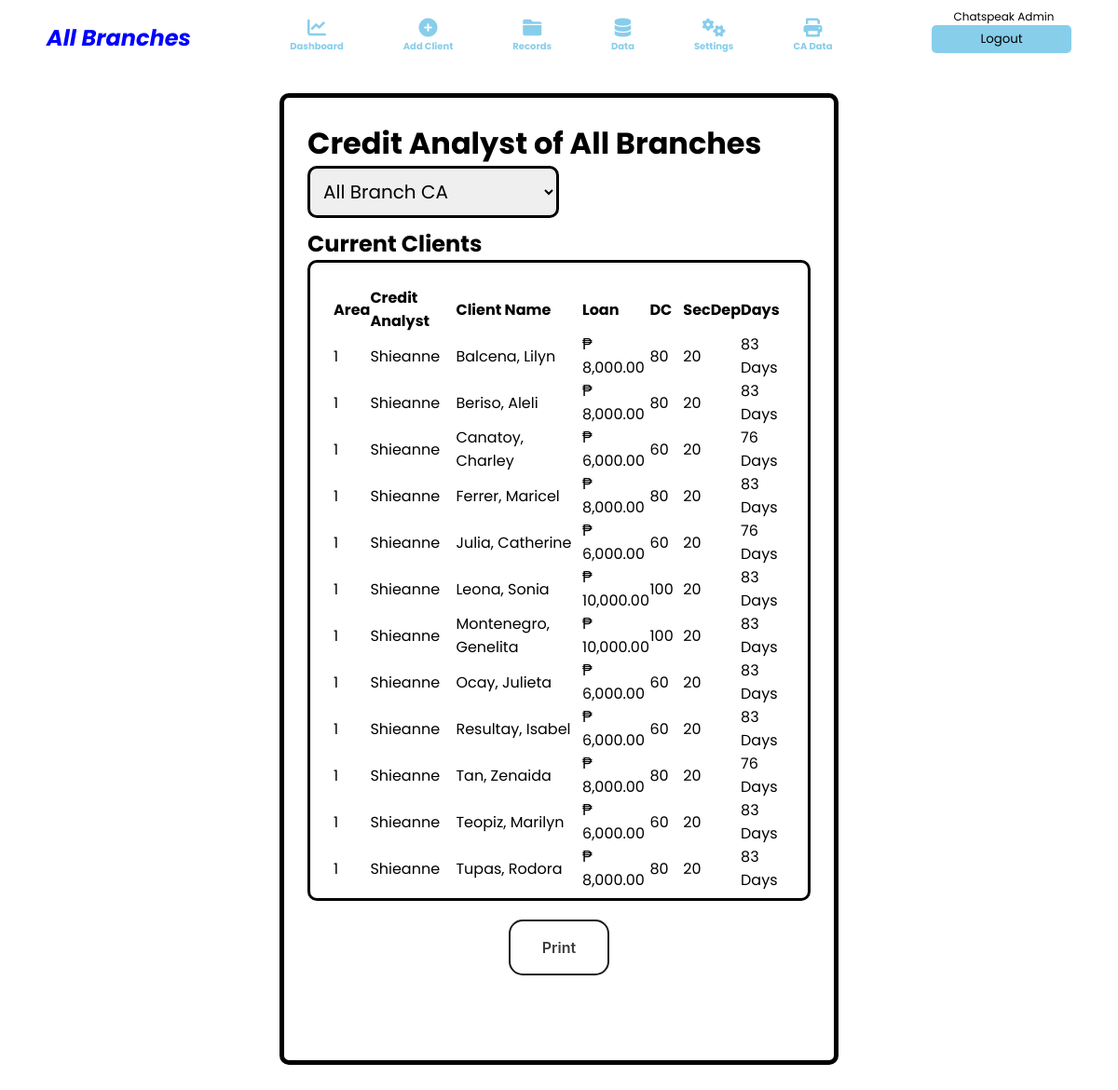
Screenshot of /Ca.php (signed in) with the database file from the repository.
### tables this page shows
CREATE TABLE `insert_client` (
  `id` int(11) NOT NULL,
  `cbranch` varchar(255) NOT NULL,
  `clientid` varchar(255) NOT NULL,
  `cphoto` text NOT NULL,
  `cfirstname` varchar(255) NOT NULL,
  `cmidname` varchar(255) NOT NULL,
  `clastname` varchar(255) NOT NULL,
  `csuffix` varchar(255) NOT NULL,
  `ccarea` varchar(255) NOT NULL,
  `ccycle` int(11) NOT NULL DEFAULT 1,
  `cchnumber` varchar(255) NOT NULL,
  `ccstreet` varchar(255) NOT NULL,
  `ccbarangay` varchar(255) NOT NULL,
  `cccity` varchar(255) NOT NULL,
  `ccontact` varchar(255) NOT NULL,
  `cemail` varchar(255) NOT NULL,
  `cage` varchar(255) NOT NULL,
  `cgender` varchar(255) NOT NULL,
  `cbirthday` date NOT NULL,
  `chnumber` varchar(255) NOT NULL,
  `cstreet` varchar(255) NOT NULL,
  `cbarangay` varchar(255) NOT NULL,
  `ccity` varchar(255) NOT NULL,
  `chome` varchar(255) NOT NULL,
  `cother` varchar(255) NOT NULL,
  `cnationality` varchar(255) NOT NULL,
  `ccivilstatus` varchar(255) NOT NULL,
  `cspouse` varchar(255) NOT NULL,
  `cchildren` varchar(255) NOT NULL,
  `ccomaker` varchar(255) NOT NULL,
  `cccontact` varchar(255) NOT NULL,
  `ccreditanalyst` varchar(255) NOT NULL,
  `cloanrequest` int(11) NOT NULL DEFAULT 0,
  `cloanamount` int(11) NOT NULL DEFAULT 0,
  `cloanstatus` varchar(255) NOT NULL DEFAULT 'Pending',
  `camountpaid` int(11) NOT NULL DEFAULT 0,
  `cadvance` int(11) DEFAULT 0,
  `csecdep` int(11) NOT NULL,
  `paydate` datetime DEFAULT NULL,
  `cbalance` int(11) NOT NULL DEFAULT 0,
  `coverdue` int(11) NOT NULL DEFAULT 0,
  `cinterest` int(11) NOT NULL,
  `clisteddate` datetime NOT NULL DEFAULT current_timestamp(),
  `creleaseddate` datetime DEFAULT NULL,
  `cmaturitydate` datetime DEFAULT NULL
);

### Ca.php (the view, shortened to what this page needs)
<?php
     include_once 'header.php';
?>
<div id="no-print" class = "caContainer">
    <h1>Credit Analyst of <?php echo $bname ?></h1>
            <select name="caName" id="caNameID" onchange = "caFilter()">
                <?php
                    if($bnm == "all"){
                    echo "
            <option value='0'>All Branch CA</option>
            ";
                    }else{
                        $caquery = "SELECT * FROM insert_creditanalyst where cabranch = '$bnm' ORDER BY area asc, name asc";
                        echo "
            <option value='0'>All $bname CA</option>
            ";
                    }
                ?>
            </select>
            <h2>Current Clients</h2>
        <div class = "caContent">
        <table id="tCurrent">
        <tr id="theadtr">
                <th width="7%">Area</th>
                <th width="20%">Credit Analyst</th>
                <th width="30%">Client Name</th>
                <th width="15%">Loan</th>
                <th width="8%">DC</th>
                <th width="10%">SecDep</th>
                <th width="15%">Days</th>
        </tr>
    <?php
            if($bnm == "all"){
                $query2 = "SELECT * FROM insert_client WHERE cloanstatus in('OnGoing','Released')  ORDER BY ccarea ASC, clastname ASC";
            }else{
                $query2 = "SELECT * FROM insert_client WHERE cbranch = '$bnm' and cloanstatus in('OnGoing','Released') ORDER BY ccarea ASC, clastname ASC";
            }
            $result2 = mysqli_query($connection,$query2);
            $drIndex2 = -1;
            while($row2  = mysqli_fetch_assoc($result2)){
                $drIndex2 ++;
                $canalyst = $row2['ccreditanalyst'];
                $approvedloan = $row2['cloanamount'];
    ?>
        <tr>
            <td ><p><?php echo $row2['ccarea']?></p></td>
            <td ><?php echo $canalyst?></td>
            <td><p><?php echo $row2['clastname'].", ".$row2['cfirstname']?></p></td>
            <td ><p>₱ <?php echo number_format($approvedloan,2)?></p></td>
            <td ><p><?php echo $approvedloan/100 ?></p></td>
            <td >20</td>
            <td  id="tdDaysRemaining<?php echo $drIndex2?>" class="tdDaysRemaining2" data-date="<?php echo $row2['cmaturitydate']?>"><p class="days"></p>
            </td>
        </tr>
        <?php } ?>
    </table>
            </div>
            <button id="button" onclick="window.print(); return false;">Print</button>
</div>

### CSS/style.css (style rules this page uses)
* { margin: 0; padding: 0; box-sizing: border-box; font-family: 'Poppins', sans-serif; }

### rows the page displays
insert_client: ccarea "1", ccreditanalyst "Shieanne", clastname "Balcena", cfirstname "Lilyn", cloanamount "8,000.00", $approvedloan/100 "80"
insert_client: ccarea "1", ccreditanalyst "Shieanne", clastname "Beriso", cfirstname "Aleli", cloanamount "8,000.00", $approvedloan/100 "80"
insert_client: ccarea "1", ccreditanalyst "Shieanne", clastname "Canatoy", cfirstname "Charley", cloanamount "6,000.00", $approvedloan/100 "60"
insert_client: ccarea "1", ccreditanalyst "Shieanne", clastname "Ferrer", cfirstname "Maricel", cloanamount "8,000.00", $approvedloan/100 "80"
insert_client: ccarea "1", ccreditanalyst "Shieanne", clastname "Julia", cfirstname "Catherine", cloanamount "6,000.00", $approvedloan/100 "60"
insert_client: ccarea "1", ccreditanalyst "Shieanne", clastname "Leona", cfirstname "Sonia", cloanamount "10,000.00", $approvedloan/100 "100"
insert_client: ccarea "1", ccreditanalyst "Shieanne", clastname "Montenegro", cfirstname "Genelita", cloanamount "10,000.00", $approvedloan/100 "100"
insert_client: ccarea "1", ccreditanalyst "Shieanne", clastname "Ocay", cfirstname "Julieta", cloanamount "6,000.00", $approvedloan/100 "60"
insert_client: ccarea "1", ccreditanalyst "Shieanne", clastname "Resultay", cfirstname "Isabel", cloanamount "6,000.00", $approvedloan/100 "60"
insert_client: ccarea "1", ccreditanalyst "Shieanne", clastname "Tan", cfirstname "Zenaida", cloanamount "8,000.00", $approvedloan/100 "80"
insert_client: ccarea "1", ccreditanalyst "Shieanne", clastname "Teopiz", cfirstname "Marilyn", cloanamount "6,000.00", $approvedloan/100 "60"
insert_client: ccarea "1", ccreditanalyst "Shieanne", clastname "Tupas", cfirstname "Rodora", cloanamount "8,000.00", $approvedloan/100 "80"

### other values shown
$bname "All Branches"
$_SESSION['UNAME'] "Chatspeak Admin"
